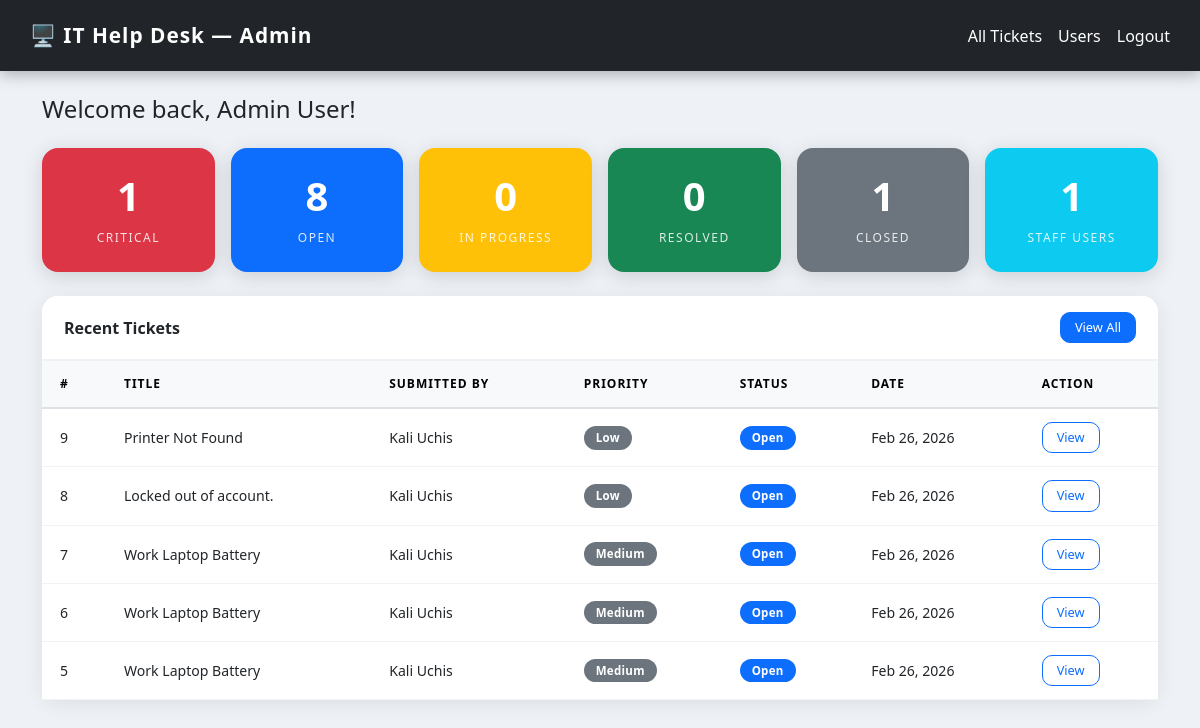
Page /admin/dashboard.php (signed in) on the committed database.
### tables this page shows
CREATE TABLE `tickets` (
  `id` int NOT NULL AUTO_INCREMENT,
  `user_id` int NOT NULL,
  `assigned_to` int DEFAULT NULL,
  `title` varchar(200) NOT NULL,
  `description` text NOT NULL,
  `category` enum('Hardware','Software','Network','Account','Other') DEFAULT 'Other',
  `priority` enum('Low','Medium','High','Critical') DEFAULT 'Medium',
  `status` enum('Open','In Progress','Resolved','Closed') DEFAULT 'Open',
  `created_at` timestamp NULL DEFAULT CURRENT_TIMESTAMP,
  `updated_at` timestamp NULL DEFAULT CURRENT_TIMESTAMP ON UPDATE CURRENT_TIMESTAMP,
  PRIMARY KEY (`id`),
  KEY `user_id` (`user_id`),
  KEY `assigned_to` (`assigned_to`),
  CONSTRAINT `tickets_ibfk_1` FOREIGN KEY (`user_id`) REFERENCES `users` (`id`),
  CONSTRAINT `tickets_ibfk_2` FOREIGN KEY (`assigned_to`) REFERENCES `users` (`id`)
);

CREATE TABLE `users` (
  `id` int NOT NULL AUTO_INCREMENT,
  `name` varchar(100) NOT NULL,
  `email` varchar(150) NOT NULL,
  `password` varchar(255) NOT NULL,
  `role` enum('staff','admin') DEFAULT 'staff',
  `created_at` timestamp NULL DEFAULT CURRENT_TIMESTAMP,
  PRIMARY KEY (`id`),
  UNIQUE KEY `email` (`email`)
);

### admin/dashboard.php (the view, shortened to what this page needs)
<?php
require_once '../config/db.php';
$stats = [];
$stmt = $pdo->query("SELECT COUNT(*) FROM tickets WHERE status = 'Open'");
$stats['open'] = $stmt->fetchColumn();
$stmt = $pdo->query("SELECT COUNT(*) FROM tickets WHERE status = 'In Progress'");
$stats['in_progress'] = $stmt->fetchColumn();
$stmt = $pdo->query("SELECT COUNT(*) FROM tickets WHERE status = 'Resolved'");
$stats['resolved'] = $stmt->fetchColumn();
$stmt = $pdo->query("SELECT COUNT(*) FROM tickets WHERE status = 'Closed'");
$stats['closed'] = $stmt->fetchColumn();
$stmt = $pdo->query("SELECT COUNT(*) FROM tickets WHERE priority = 'Critical'");
$stats['critical'] = $stmt->fetchColumn();
$stmt = $pdo->query("SELECT COUNT(*) FROM users WHERE role = 'staff'");
$stats['staff'] = $stmt->fetchColumn();
$recent = $pdo->query("
    SELECT t.*, u.name as submitted_by
    FROM tickets t
    JOIN users u ON t.user_id = u.id
    ORDER BY t.created_at DESC
    LIMIT 5
")->fetchAll();
?>
<!DOCTYPE html>
<html lang="en">
<head>
    <link href="https://cdn.jsdelivr.net/npm/bootstrap@5.3.0/dist/css/bootstrap.min.css" rel="stylesheet">
    <link rel="stylesheet" href="../assets/css/style.css">
</head>
<body>
<nav class="navbar navbar-dark bg-dark px-4">
    <span class="navbar-brand">🖥️ IT Help Desk — Admin</span>
    <div class="d-flex gap-3">
        <a href="tickets.php" class="text-white text-decoration-none">All Tickets</a>
        <a href="users.php" class="text-white text-decoration-none">Users</a>
        <a href="../auth/logout.php" class="text-white text-decoration-none">Logout</a>
    </div>
</nav>
<div class="container mt-4">
    <h4 class="mb-4">Welcome back, <?= htmlspecialchars($_SESSION['name']) ?>!</h4>
<div class="row g-3 mb-4">
    <div class="col-md-2">
        <div class="stat-card text-white bg-danger">
            <h2><?= $stats['critical'] ?></h2>
            <small>Critical</small>
    </div>
</div>
<div class="col-md-2">
    <div class="stat-card text-white bg-primary">
        <h2><?= $stats['open'] ?></h2>
        <small>Open</small>
    </div>
</div>
<div class="col-md-2">
    <div class="stat-card text-white bg-warning">
        <h2><?= $stats['in_progress'] ?></h2>
        <small>In Progress</small>
    </div>
</div>
<div class="col-md-2">
    <div class="stat-card text-white bg-success">
        <h2><?= $stats['resolved'] ?></h2>
        <small>Resolved</small>
    </div>
</div>
<div class="col-md-2">
    <div class="stat-card text-white bg-secondary">
        <h2><?= $stats['closed'] ?></h2>
        <small>Closed</small>
    </div>
</div>
<div class="col-md-2">
    <div class="stat-card text-white bg-info">
        <h2><?= $stats['staff'] ?></h2>
        <small>Staff Users</small>
    </div>
</div>
    </div>
    <div class="card shadow-sm">
        <div class="card-header d-flex justify-content-between align-items-center">
            <strong>Recent Tickets</strong>
            <a href="tickets.php" class="btn btn-sm btn-primary">View All</a>
        </div>
        <div class="card-body p-0">
            <table class="table table-hover mb-0">
                <thead class="table-light">
                    <tr>
                        <th>#</th>
                        <th>Title</th>
                        <th>Submitted By</th>
                        <th>Priority</th>
                        <th>Status</th>
                        <th>Date</th>
                        <th>Action</th>
                    </tr>
                </thead>
                <tbody>
                    <?php if (empty($recent)): ?>
                        <tr><td colspan="7" class="text-center py-3">No tickets yet.</td></tr>
                    <?php else: ?>
                        <?php foreach ($recent as $ticket): ?>
                        <tr>
                            <td><?= $ticket['id'] ?></td>
                            <td><?= htmlspecialchars($ticket['title']) ?></td>
                            <td><?= htmlspecialchars($ticket['submitted_by']) ?></td>
                            <td>
                                <span class="badge bg-<?= $ticket['priority'] === 'Critical' ? 'danger' : ($ticket['priority'] === 'High' ? 'warning' : 'secondary') ?>">
                                    <?= $ticket['priority'] ?>
                                </span>
                            </td>
                            <td>
                                <span class="badge bg-<?= $ticket['status'] === 'Open' ? 'primary' : ($ticket['status'] === 'In Progress' ? 'warning' : 'success') ?>">
                                    <?= $ticket['status'] ?>
                                </span>
                            </td>
                            <td><?= date('M d, Y', strtotime($ticket['created_at'])) ?></td>
                            <td><a href="../tickets/view.php?id=<?= $ticket['id'] ?>" class="btn btn-sm btn-outline-primary">View</a></td>
                        </tr>
                        <?php endforeach; ?>
                    <?php endif; ?>
                </tbody>
            </table>
        </div>
    </div>
</div>
</body>
</html>

### assets/css/style.css (style rules this page uses)
* { margin: 0; padding: 0; box-sizing: border-box; }
body { font-family: 'Segoe UI', Tahoma, Geneva, Verdana, sans-serif; background-color: #eef2f7 !important; }
.navbar { box-shadow: 0 3px 15px rgba(0,0,0,0.3) !important; padding: 15px 30px !important; }
.navbar-brand { font-size: 1.3rem !important; font-weight: 700 !important; letter-spacing: 1px !important; }
.stat-card { border-radius: 16px !important; border: none !important; padding: 24px !important; text-align: center !important; box-shadow: 0 4px 20px rgba(0,0,0,0.15) !important; transition: transform 0.2s ease, box-shadow 0.2s ease !important; }
.stat-card h2 { font-size: 2.5rem !important; font-weight: 800 !important; margin-bottom: 4px !important; }
.stat-card small { font-size: 0.75rem !important; text-transform: uppercase !important; letter-spacing: 1.5px !important; opacity: 0.85 !important; }
.card { border-radius: 16px !important; border: none !important; box-shadow: 0 4px 20px rgba(0,0,0,0.08) !important; }
.card-header { background: #fff !important; border-bottom: 2px solid #eef2f7 !important; padding: 16px 22px !important; border-radius: 16px 16px 0 0 !important; font-size: 1rem !important; }
.table { font-size: 0.88rem !important; }
.table thead th { font-weight: 700 !important; font-size: 0.75rem !important; text-transform: uppercase !important; letter-spacing: 1px !important; padding: 14px 18px !important; border-bottom: 2px solid #dee2e6 !important; }
.table tbody td { padding: 13px 18px !important; vertical-align: middle !important; border-bottom: 1px solid #f1f3f5 !important; }
.badge { font-size: 0.72rem !important; padding: 6px 12px !important; border-radius: 20px !important; font-weight: 600 !important; letter-spacing: 0.3px !important; }
.btn { border-radius: 10px !important; font-weight: 500 !important; transition: all 0.2s ease !important; }
.btn-sm { padding: 5px 14px !important; font-size: 0.8rem !important; }

### rows in the picture
tickets: id "9", title "Printer Not Found", user.name "Kali Uchis", priority "Low", status "Open", created_at "Feb 26, 2026"
tickets: id "8", title "Locked out of account.", user.name "Kali Uchis", priority "Low", status "Open", created_at "Feb 26, 2026"
tickets: id "7", title "Work Laptop Battery", user.name "Kali Uchis", priority "Medium", status "Open", created_at "Feb 26, 2026"
tickets: id "6", title "Work Laptop Battery", user.name "Kali Uchis", priority "Medium", status "Open", created_at "Feb 26, 2026"
tickets: id "5", title "Work Laptop Battery", user.name "Kali Uchis", priority "Medium", status "Open", created_at "Feb 26, 2026"

### other values in the picture
$_SESSION['name'] "Admin User"
$stats['critical'] "1"
$stats['open'] "8"
$stats['in_progress'] "0"
$stats['resolved'] "0"
$stats['closed'] "1"
$stats['staff'] "1"
